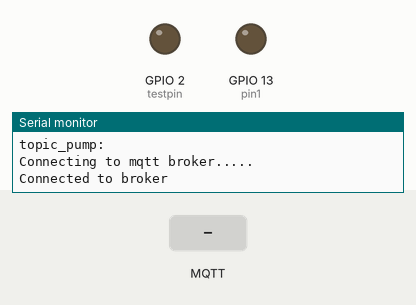
Bench run of a sketch on a simulated ESP8266 (NodeMCU). Parts: output pins drawn as LEDs (lit = HIGH), the last lines printed to the serial monitor. Inputs (shaded band) come from the test bench. WiFi joins after 1.5 s; servers stay silent unless stated; no MQTT or app messages arrive unless stated.

Above: at 4.6 s.
4.7 s: MQTT message "on" arrives on the first subscribed topic
At 5.5 s:
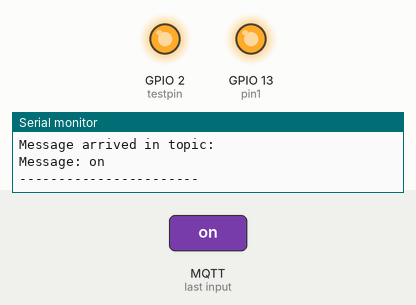
6.2 s: MQTT message "off" arrives on the first subscribed topic
At 6.6 s:
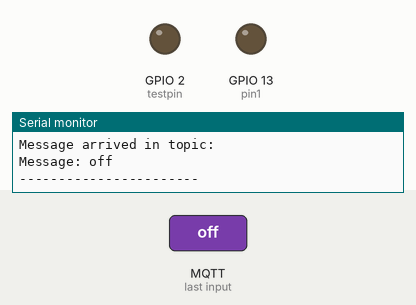
Timing chart, 0 to 9.2 s (numbered marks = the images above; inputs shaded):
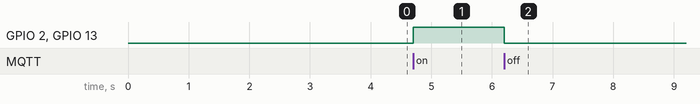

The sketch:

baseChamber.ino
```cpp
#include <ArduinoJson.h>
#include <ESP8266HTTPClient.h>
#include <WiFiClient.h>
#include <ESP8266WiFi.h>
#include <PubSubClient.h>

// PINOUTS
#define pin1 13
#define testpin 2

//WIFI Information
const char* ssid = "hydro";
const char* ssid_pass = "hydrohydro";

//Broker Information
String broker ;
String username;
String password;
String port;

//Node information
String topic_pump;

//URL information
const char* global_URL = "http://192.168.1.179:8080/api/collections/global/records/r1en4aa61ndcg6y";
const char* node_URL = "http://192.168.1.179:8080/api/collections/topics/records/";

//topic information
const char* endpoints[] = {"basic_pump_0000"};

//MQTT conn
WiFiClient espClient;
PubSubClient client(espClient);

void setup() {
  Serial.begin(115200);
  delay(1000);

  WiFi.begin(ssid, ssid_pass);
  Serial.println("Connecting to WiFi...");
  while (WiFi.status() != WL_CONNECTED) {
    delay(1000);
    Serial.println("Connecting to WiFi...");
  }
  Serial.println("Connected to WiFi!");

  pinMode(pin1, OUTPUT);
  pinMode(testpin, OUTPUT);

  grabGlobalInformation();
  grabPumpInformation();

 Serial.print("Broker: "); Serial.println(broker);
 Serial.print("port: "); Serial.println(port);
 Serial.print("topic_pump: "); Serial.println(topic_pump);

  connectMQTT();
}

void loop() {

  client.loop();
}


void connectMQTT(){
  uint16_t converted_port = static_cast<uint16_t>(port.toInt());
  IPAddress ip = IPAddress();
  ip.fromString(broker);

  client.setServer(ip, converted_port);
  client.setCallback(callback);

  while (!client.connected()) {
      const char *client_id = "esp8266-client-basic-pump";
      Serial.println("Connecting to mqtt broker.....");
      if (client.connect(client_id)) {
          Serial.println("Connected to broker");
      }
      else {
          Serial.print("failed with state ");
          Serial.println(client.state());
          delay(2000);
      }
  }

  client.subscribe(topic_pump.c_str());
}

void callback(char *topic, byte *payload, unsigned int length) {

    Serial.print("Message arrived in topic: ");
    Serial.println(topic);
    Serial.print("Message: ");

    String message;
    for (int i = 0; i < length; i++) {
        message = message + (char) payload[i];
    }
    Serial.print(message);

    if (strcmp(topic,topic_pump.c_str())==0) {
      if (message == "off") {
        digitalWrite(pin1, LOW);
        digitalWrite(testpin, LOW);
      }
      if (message == "on") {
        digitalWrite(pin1, HIGH);
        digitalWrite(testpin, HIGH);
      }
    }

    Serial.println();
    Serial.println("-----------------------");
}


void grabPumpInformation(){
  HTTPClient http;
  WiFiClient client;
  int httpCode;

  char fullURL[87];

  strcpy(fullURL, node_URL);
  strcat(fullURL, endpoints[0]);

  http.begin(client, fullURL);
  httpCode = http.GET();

  if (httpCode > 0) {
    String payload = http.getString();

    DynamicJsonDocument doc_pump(1024);
    deserializeJson(doc_pump, payload);

    const char* data;
    data = doc_pump["topic"];
    topic_pump = String(data);

  }
  else {
      Serial.print("HTTP request failed with error code ");
      Serial.println(httpCode);
  }
  http.end();

  memset(fullURL, 0, sizeof(fullURL));
  strcpy(fullURL, node_URL);
  strcat(fullURL, endpoints[1]);

  Serial.println("=======JSON DATA=========");
  Serial.print("Pump topic: "); Serial.println(topic_pump);
  Serial.println("=========================");

}

void grabGlobalInformation(){
  HTTPClient http;
  WiFiClient client;
  http.begin(client, global_URL);
  int httpCode = http.GET();

  if (httpCode > 0) {
    String payload = http.getString();

    DynamicJsonDocument doc_broker(1024); deserializeJson(doc_broker, payload);
    DynamicJsonDocument doc_user(1024); deserializeJson(doc_user, payload);
    DynamicJsonDocument doc_pass(1024); deserializeJson(doc_pass, payload);
    DynamicJsonDocument doc_port(1024); deserializeJson(doc_port, payload);

    const char* data;
    data = doc_broker["broker"];
    broker = String(data);

    data = doc_user["username"];
    username = String(data);

    data = doc_pass["password"];
    password = String(data);

    data = doc_port["port"];
    port = String(data);

  }
  else {
      Serial.print("HTTP request failed with error code ");
      Serial.println(httpCode);
    }

  Serial.println("=======JSON DATA=========");
  Serial.print("broker: "); Serial.println(broker);
  Serial.print("username: "); Serial.println(username);
  Serial.print("password: "); Serial.println(password);
  Serial.print("port: "); Serial.println(port);
  Serial.println("=========================");
  http.end();
}
```

Measured:
- after the input at 4.7 s, GPIO 2 (testpin), GPIO 13 (pin1): LOW → HIGH at once
- after the input at 6.2 s, GPIO 2 (testpin), GPIO 13 (pin1): HIGH → LOW at once
